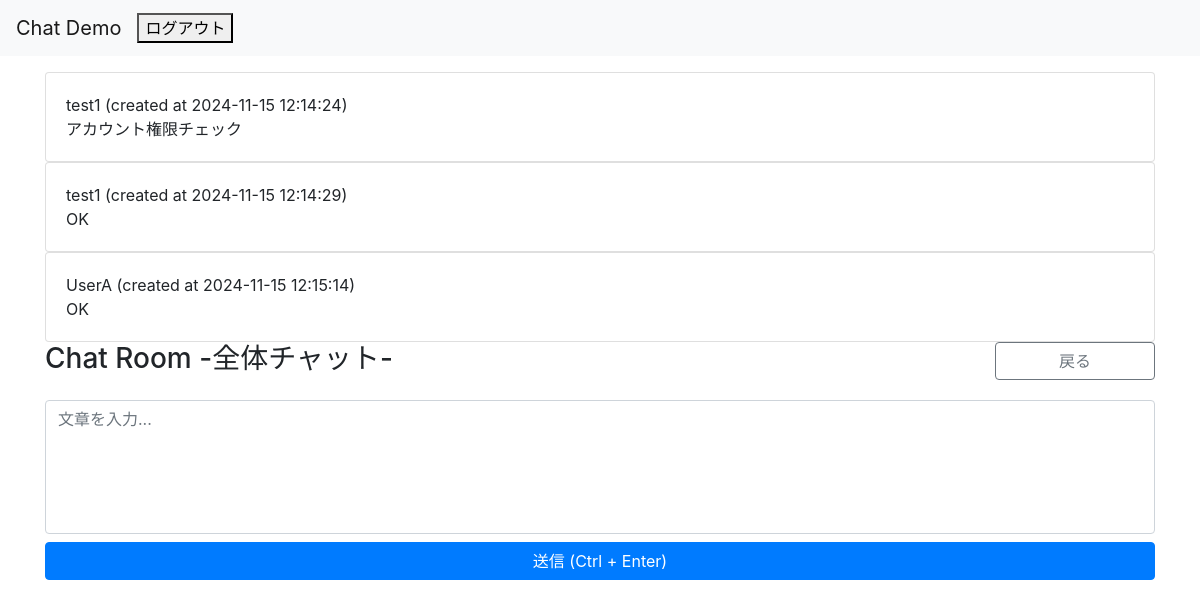
Screenshot of /chat/enter/room/8 (signed in) with the database file from the repository.
### chat/models.py (models this page shows, shortened)
class Message(models.Model):
    room = models.ForeignKey(Room, on_delete=models.CASCADE, related_name='messages')
    owner = models.ForeignKey(User, on_delete=models.CASCADE, related_name='messages')
    content = models.TextField(gettext_lazy('Content'))
    created_at = models.DateTimeField(gettext_lazy('Created time'), default=timezone.now)
    objects = MessageManager()

class Room(models.Model):
    host = models.ForeignKey(User, on_delete=models.CASCADE)
    name = models.CharField(gettext_lazy('ルーム名'), max_length=64)
    description = models.TextField(gettext_lazy('説明文'), max_length=128)
    participants = models.ManyToManyField(User, related_name='rooms', verbose_name=gettext_lazy('参加者(Ctrl キーを押しながらマウスで選択)'), blank=True)
    created_at = models.DateTimeField(gettext_lazy('Created time'), default=timezone.now)
    objects = RoomQueryset.as_manager()
    def __str__(self):
        return self.__unicode__()
    def __unicode__(self):
        return self.name
    def is_assigned(self, user=None):
        try:
            _ = self.participants.all().get(pk=user.pk)
            return True
        except User.DoesNotExist:
            return self.host == user
        except Exception:
            return False

### accounts/models.py (models this page shows)
class User(AbstractBaseUser, PermissionsMixin):
    screen_name = models.CharField(
        gettext_lazy('screen name'),
        max_length=128,
        default='',
        blank=True,
        help_text=gettext_lazy('Option. 128 characters or fewer.'),
    )
    email = models.EmailField(gettext_lazy('E-mail address'), unique=True)
    is_staff = models.BooleanField(
        gettext_lazy('staff status'),
        default=False,
        help_text=gettext_lazy('Designates whether the user can log into this admin site.'),
    )
    is_active = models.BooleanField(
        gettext_lazy('active'),
        default=True,
        help_text=gettext_lazy(
            'Designates whether this user should be treated as active. Unselect this instead of deleting accounts.'
        ),
    )
    date_joined = models.DateTimeField(gettext_lazy('date joined'), default=timezone.now)
    objects = CustomUserManager()
    points = models.IntegerField(
        default=0,
        blank=True,
        null=True,
    )
    USERNAME_FIELD = 'email'
    REQUIRED_FIELDS = []
    class Meta:
        verbose_name = gettext_lazy('user')
        verbose_name_plural = gettext_lazy('users')
    def __str__(self):
        return self.__unicode__()
    def __unicode__(self):
        return self.screen_name or self.email

### chat/views.py (the view)
# urls.py: path('enter/room/<int:pk>', views.EnterRoom.as_view(), name='enter_room'),
class EnterRoom(LoginRequiredMixin, OnlyAssignedUserMixin, DetailView):
    model = models.Room
    template_name = 'chat/chat_room.html'
    context_object_name = 'room'

### chat/models.py (called while the page is built)
    def ordering(self, order='created_at'):
        return self.get_queryset().order_by(order)

### chat/views.py (called while the page is built)
    def test_func(self):
        room = self.get_object()
        return room.is_assigned(self.request.user)

### templates/chat/chat_room.html (shortened to what this page needs)
{% extends 'base.html' %}
{% load humanize %}
{% block content %}
<div class="row justify-content-center mt-3">
    <div class="col-12">
        <div id="chat-log">
            {% for message in room.messages.ordering %}
            <div class="card">
                <div class="card-body">
                    <div class="row">
                        <div class="col-12">
                            <span class="card-username">{{ message.owner|stringformat:"s" }}</span>
                            <time class="card-datetime" datetime="{{ message.created_at|date:'Y-m-d' }}">(created at {{ message.created_at|date:'Y-m-d H:i:s' }})</time>
                        </div>
                    </div>
                    <div class="row">
                        <div class="col-12 card-content">
                            {{ message.content|linebreaksbr }}
                        </div>
                    </div>
                </div>
            </div>
            {% endfor %}
        </div>
    </div>
</div>
<div class="row justify-content-center">
    <div class="col-12">
        <div class="row">
            <div class="col-12 col-md-10">
                <h3 class="h3">Chat Room -{{ room|stringformat:"s" }}-</h3>
            </div>
            <div class="col-12 col-md-2">
                <a href="{% url 'chat:index' %}" class="btn btn-outline-secondary btn-block">戻る</a>
            </div>
        </div>
        <div class="row mt-3">
            <div class="col-12">
                <textarea placeholder="文章を入力..." id="chat-message-input" rows="5" class="form-control" style="resize: none;"></textarea>
            </div>
        </div>
        <div class="row mt-2">
            <div class="col-12">
                <button type="submit" id="submit-chat-message" class="btn btn-primary btn-block">送信 (Ctrl + Enter)</button>
            </div>
        </div>
    </div>
</div>
{% endblock %}

### rows the page displays
Message: owner "test1", created_at "2024-11-15 12:14:24", content "アカウント権限チェック"
Message: owner "test1", created_at "2024-11-15 12:14:29", content "OK"
Message: owner "UserA", created_at "2024-11-15 12:15:14", content "OK"
Room: name "全体チャット"
